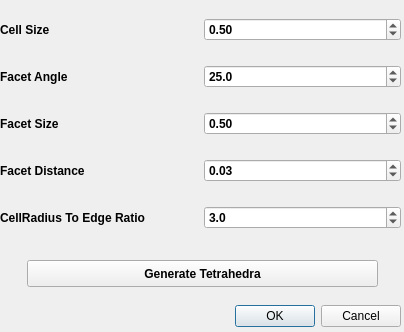
<?xml version="1.0" encoding="UTF-8"?>
<ui version="4.0">
 <class>CGALTetrahedralizeDialog</class>
 <widget class="QDialog" name="CGALTetrahedralizeDialog">
  <property name="geometry">
   <rect>
    <x>0</x>
    <y>0</y>
    <width>404</width>
    <height>332</height>
   </rect>
  </property>
  <property name="windowTitle">
   <string>CGAL Tetrahedralize Options</string>
  </property>
  <widget class="QDialogButtonBox" name="buttonBox">
   <property name="geometry">
    <rect>
     <x>60</x>
     <y>300</y>
     <width>341</width>
     <height>32</height>
    </rect>
   </property>
   <property name="orientation">
    <enum>Qt::Horizontal</enum>
   </property>
   <property name="standardButtons">
    <set>QDialogButtonBox::Cancel|QDialogButtonBox::Ok</set>
   </property>
  </widget>
  <widget class="QWidget" name="verticalLayoutWidget">
   <property name="geometry">
    <rect>
     <x>0</x>
     <y>0</y>
     <width>401</width>
     <height>251</height>
    </rect>
   </property>
   <layout class="QVBoxLayout" name="verticalLayout">
    <item>
     <layout class="QHBoxLayout" name="horizontalLayout_6">
      <item>
       <widget class="QLabel" name="cellSizeLabel">
        <property name="font">
         <font>
          <weight>75</weight>
          <bold>true</bold>
         </font>
        </property>
        <property name="text">
         <string>Cell Size</string>
        </property>
       </widget>
      </item>
      <item>
       <widget class="QDoubleSpinBox" name="cellSizeSpinBox">
        <property name="font">
         <font>
          <weight>75</weight>
          <bold>true</bold>
         </font>
        </property>
        <property name="minimum">
         <double>0.010000000000000</double>
        </property>
        <property name="maximum">
         <double>50.000000000000000</double>
        </property>
        <property name="singleStep">
         <double>0.050000000000000</double>
        </property>
        <property name="value">
         <double>0.500000000000000</double>
        </property>
       </widget>
      </item>
     </layout>
    </item>
    <item>
     <layout class="QHBoxLayout" name="horizontalLayout_5">
      <item>
       <widget class="QLabel" name="facetAngleLabel">
        <property name="font">
         <font>
          <weight>75</weight>
          <bold>true</bold>
         </font>
        </property>
        <property name="text">
         <string>Facet Angle</string>
        </property>
       </widget>
      </item>
      <item>
       <widget class="QDoubleSpinBox" name="facetAngleSpinBox">
        <property name="font">
         <font>
          <weight>75</weight>
          <bold>true</bold>
         </font>
        </property>
        <property name="decimals">
         <number>1</number>
        </property>
        <property name="minimum">
         <double>1.000000000000000</double>
        </property>
        <property name="maximum">
         <double>60.000000000000000</double>
        </property>
        <property name="value">
         <double>25.000000000000000</double>
        </property>
       </widget>
      </item>
     </layout>
    </item>
    <item>
     <layout class="QHBoxLayout" name="horizontalLayout_3">
      <item>
       <widget class="QLabel" name="facetSizeLabel">
        <property name="font">
         <font>
          <weight>75</weight>
          <bold>true</bold>
         </font>
        </property>
        <property name="text">
         <string>Facet Size</string>
        </property>
       </widget>
      </item>
      <item>
       <widget class="QDoubleSpinBox" name="facetSizeSpinBox">
        <property name="font">
         <font>
          <weight>75</weight>
          <bold>true</bold>
         </font>
        </property>
        <property name="minimum">
         <double>0.010000000000000</double>
        </property>
        <property name="singleStep">
         <double>0.050000000000000</double>
        </property>
        <property name="value">
         <double>0.500000000000000</double>
        </property>
       </widget>
      </item>
     </layout>
    </item>
    <item>
     <layout class="QHBoxLayout" name="horizontalLayout_2">
      <item>
       <widget class="QLabel" name="facetDistanceLabel">
        <property name="font">
         <font>
          <weight>75</weight>
          <bold>true</bold>
         </font>
        </property>
        <property name="text">
         <string>Facet Distance</string>
        </property>
       </widget>
      </item>
      <item>
       <widget class="QDoubleSpinBox" name="facetDistanceSpinBox">
        <property name="font">
         <font>
          <weight>75</weight>
          <bold>true</bold>
         </font>
        </property>
        <property name="minimum">
         <double>0.010000000000000</double>
        </property>
        <property name="maximum">
         <double>10.000000000000000</double>
        </property>
        <property name="singleStep">
         <double>0.010000000000000</double>
        </property>
        <property name="value">
         <double>0.030000000000000</double>
        </property>
       </widget>
      </item>
     </layout>
    </item>
    <item>
     <layout class="QHBoxLayout" name="horizontalLayout_4">
      <item>
       <widget class="QLabel" name="cellRadiusEdgeRatioLabel">
        <property name="font">
         <font>
          <weight>75</weight>
          <bold>true</bold>
         </font>
        </property>
        <property name="text">
         <string>CellRadius To Edge Ratio</string>
        </property>
       </widget>
      </item>
      <item>
       <widget class="QDoubleSpinBox" name="crterSpinBox">
        <property name="font">
         <font>
          <weight>75</weight>
          <bold>true</bold>
         </font>
        </property>
        <property name="decimals">
         <number>1</number>
        </property>
        <property name="minimum">
         <double>0.100000000000000</double>
        </property>
        <property name="maximum">
         <double>10.000000000000000</double>
        </property>
        <property name="singleStep">
         <double>0.100000000000000</double>
        </property>
        <property name="value">
         <double>3.000000000000000</double>
        </property>
       </widget>
      </item>
     </layout>
    </item>
   </layout>
  </widget>
  <widget class="QPushButton" name="CGALTetrahedralizeButton">
   <property name="geometry">
    <rect>
     <x>27</x>
     <y>260</y>
     <width>351</width>
     <height>27</height>
    </rect>
   </property>
   <property name="font">
    <font>
     <weight>75</weight>
     <bold>true</bold>
    </font>
   </property>
   <property name="text">
    <string>Generate Tetrahedra</string>
   </property>
  </widget>
 </widget>
 <resources/>
 <connections>
  <connection>
   <sender>buttonBox</sender>
   <signal>accepted()</signal>
   <receiver>CGALTetrahedralizeDialog</receiver>
   <slot>accept()</slot>
   <hints>
    <hint type="sourcelabel">
     <x>248</x>
     <y>254</y>
    </hint>
    <hint type="destinationlabel">
     <x>157</x>
     <y>274</y>
    </hint>
   </hints>
  </connection>
  <connection>
   <sender>buttonBox</sender>
   <signal>rejected()</signal>
   <receiver>CGALTetrahedralizeDialog</receiver>
   <slot>reject()</slot>
   <hints>
    <hint type="sourcelabel">
     <x>316</x>
     <y>260</y>
    </hint>
    <hint type="destinationlabel">
     <x>286</x>
     <y>274</y>
    </hint>
   </hints>
  </connection>
  <connection>
   <sender>CGALTetrahedralizeButton</sender>
   <signal>released()</signal>
   <receiver>CGALTetrahedralizeDialog</receiver>
   <slot>generateTetras()</slot>
   <hints>
    <hint type="sourcelabel">
     <x>202</x>
     <y>273</y>
    </hint>
    <hint type="destinationlabel">
     <x>201</x>
     <y>165</y>
    </hint>
   </hints>
  </connection>
 </connections>
 <slots>
  <slot>generateTetras()</slot>
 </slots>
</ui>
